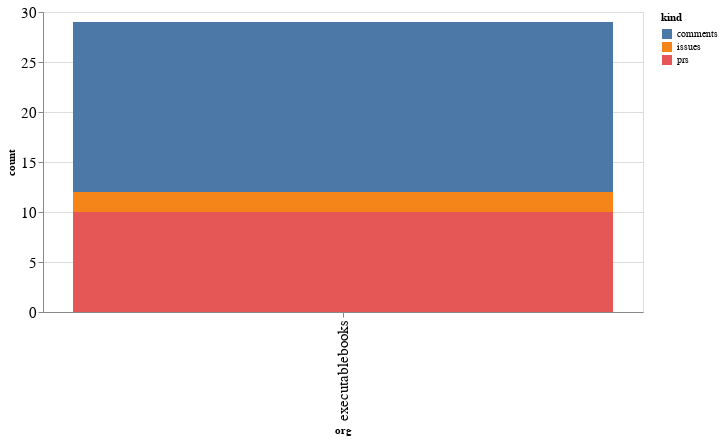

The notebook cell saved with this chart:
### Code cell
alt.Chart(org_summaries, width=600).mark_bar().encode(
    x='org',
    y='count',
    color='kind',
    tooltip="org"
)

### Figure 1 — Vega-Lite specification as saved in the notebook (floating-point values rounded to 4 significant figures)
{"config": {"axisLeft": {"labelFontSize": 15}, "axisBottom": {"labelFontSize": 15}}, "data": {"name": "data-5d70605555088c94e442f6be2ea15695"}, "mark": "bar", "encoding": {"color": {"type": "nominal", "field": "kind"}, "tooltip": {"type": "nominal", "field": "org"}, "x": {"type": "nominal", "field": "org"}, "y": {"type": "quantitative", "field": "count"}}, "width": 600, "$schema": "https://vega.github.io/schema/vega-lite/v4.8.1.json", "datasets": {"data-5d70605555088c94e442f6be2ea15695": [{"org": "executablebooks", "kind": "comments", "count": 17}, {"org": "executablebooks", "kind": "issues", "count": 2}, {"org": "executablebooks", "kind": "prs", "count": 10}]}}
